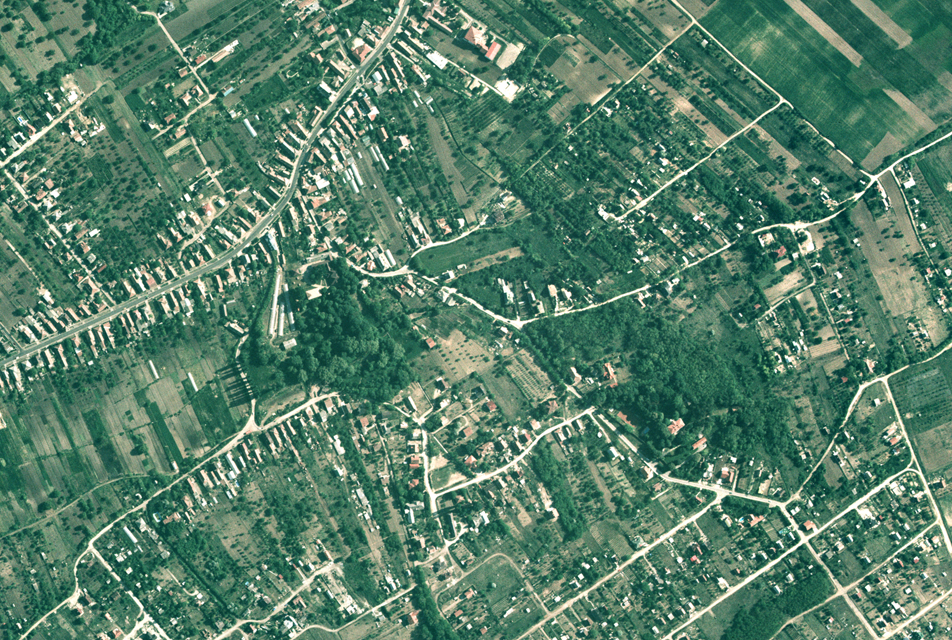
#> input picture supervised/data/ACD/Szada/train/10_im1.bmp, 952 x 640 px, given in place of 1_im1.bmp, which was not available
$ python add_sample.py
#> lines starting #> are read from the running program, lines starting #| are printed output that depends on the picture; pictures that were not available may be replaced by others from this repository, and a replacement may not be noted
import cv2 as cv
import os
import pickle

import gdal
import numpy as np


def read_img_info(path):
    img_data_set = gdal.Open(path)
    img_geo_transform = img_data_set.GetGeoTransform()
    img_projection = img_data_set.GetProjection()
    img_width = img_data_set.RasterXSize
    img_height = img_data_set.RasterYSize
    img_data = img_data_set.ReadAsArray(0, 0, img_width, img_height)
    img_data = np.transpose(img_data, axes=[1, 2, 0])
    return img_data, img_geo_transform, img_projection


def rotate_imgs(img_list, k):
    rot_img_list = []
    for img in img_list:
        rot_img = np.rot90(img, k)
        rot_img_list.append(rot_img)
    return rot_img_list


def flip_imgs(img_list):
    flip_img_list = []
    for img in img_list:
        flip_img = cv.flip(img, flipCode=-1)
        flip_img_list.append(flip_img)
    return flip_img_list


def generate_train_sample():
    for i in range(1, 7):
        img_1 = cv.imread(str(i) + '_im1.bmp')
#> img_1 is the input picture: shape (640, 952, 3); mean B, G, R 105.8, 126.9, 87.4
        img_2 = cv.imread(str(i) + '_im2.bmp')
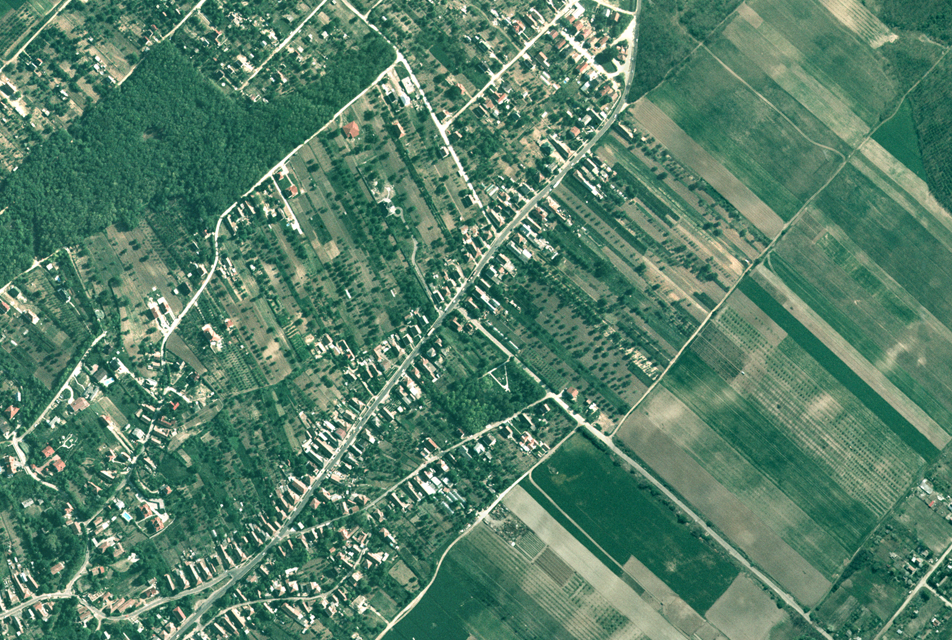
#> input picture supervised/data/ACD/Szada/train/11_im1.bmp, 952 x 640 px, given in place of 1_im2.bmp, which was not available
#> img_2 is the input picture: shape (640, 952, 3); mean B, G, R 104.8, 126.8, 87.4
        gt = cv.imread(str(i) + '_gt.bmp')

        flip_img_1 = cv.flip(img_1, flipCode=-1)
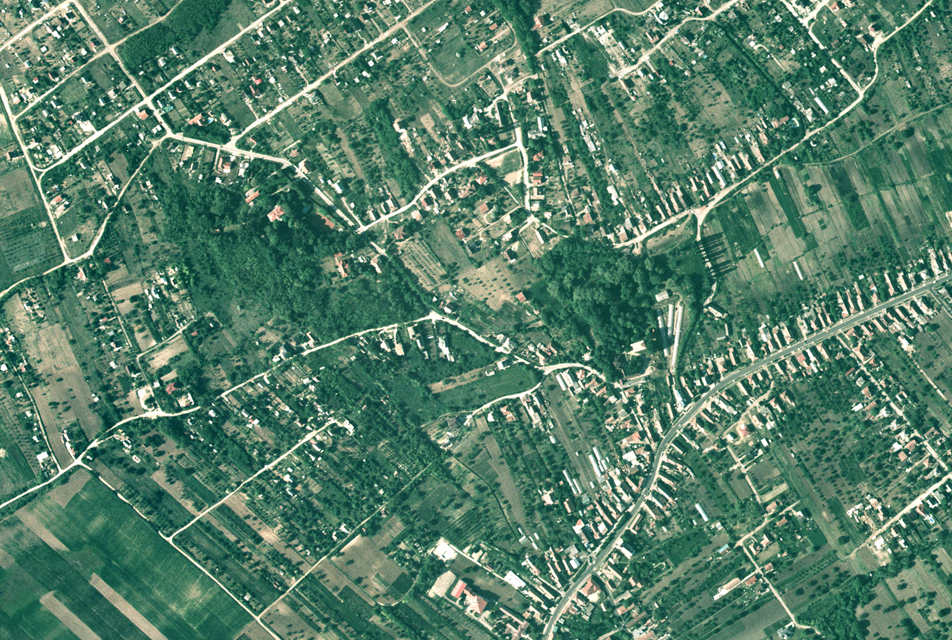
#> flip_img_1: shape (640, 952, 3); mean B, G, R 105.8, 126.9, 87.4
        flip_img_2 = cv.flip(img_2, flipCode=-1)
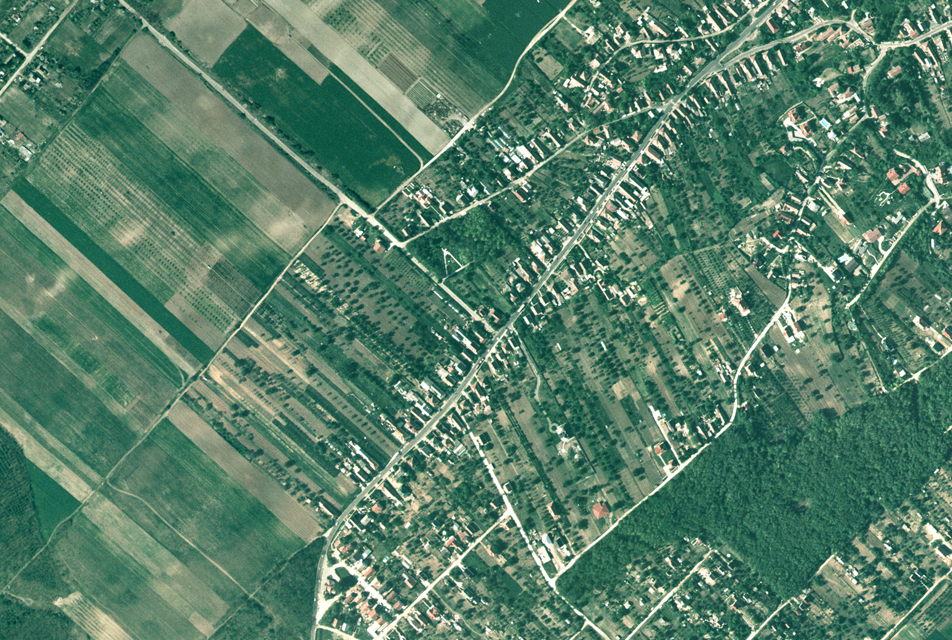
#> flip_img_2: shape (640, 952, 3); mean B, G, R 104.8, 126.8, 87.4
        flip_gt = cv.flip(gt, flipCode=-1)

        cv.imwrite(str(36 + i) + '_im1.bmp', flip_img_1)
        cv.imwrite(str(36 + i) + '_im2.bmp', flip_img_2)
        cv.imwrite(str(36 + i) + '_gt.bmp', flip_gt)


if __name__ == '__main__':
    generate_train_sample()
